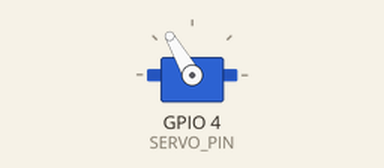
Recording of a sketch running on a simulated ESP32. On the bench: servo. What the sketch prints to the serial monitor is not drawn.

Above: at 0.05 s.
At 4.0 s:
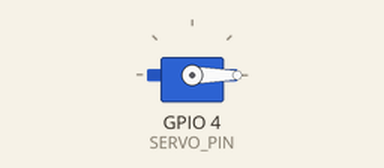
Timing chart, 0 to 5.2 s (numbered marks = the images above):
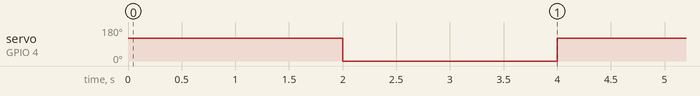

Measured:
- by itself, servo on GPIO 4 (SERVO_PIN): alternates 120° for 2.0 s and 0° for 2.0 s

The sketch:

ESP32_Servo_Motor.ino
```cpp
#include <ESP32Servo.h>
#include <analogWrite.h>
#include <ESP32Tone.h>
#include <ESP32PWM.h>

#define SERVO_PIN 4 // ESP32 pin GIOP4 connected to servo motor

Servo servoMotor;

void setup() {
  Serial.begin(9600);
  servoMotor.attach(SERVO_PIN, 771, 2740);  // attaches the servo on ESP32 pin
  servoMotor.write(0);
}

void loop() {
  // rotates from 0 degrees to 180 degrees
  Serial.println("started");
  servoMotor.write(120);
  delay(2000);
  servoMotor.write(0);
  delay(2000);
  servoMotor.write(120);
  delay(2000);
  servoMotor.write(0);
  delay(2000);
  // rotates from 180 degrees to 0 degrees
  // for (int pos = 120; pos >= 0; pos -= 1) {
  //   Serial.println("start");
  //   servoMotor.write(pos);
  //   delay(15); // waits 15ms to reach the position
  //   Serial.println("stopped");
  //   delay(1000);
  // }
}
```
